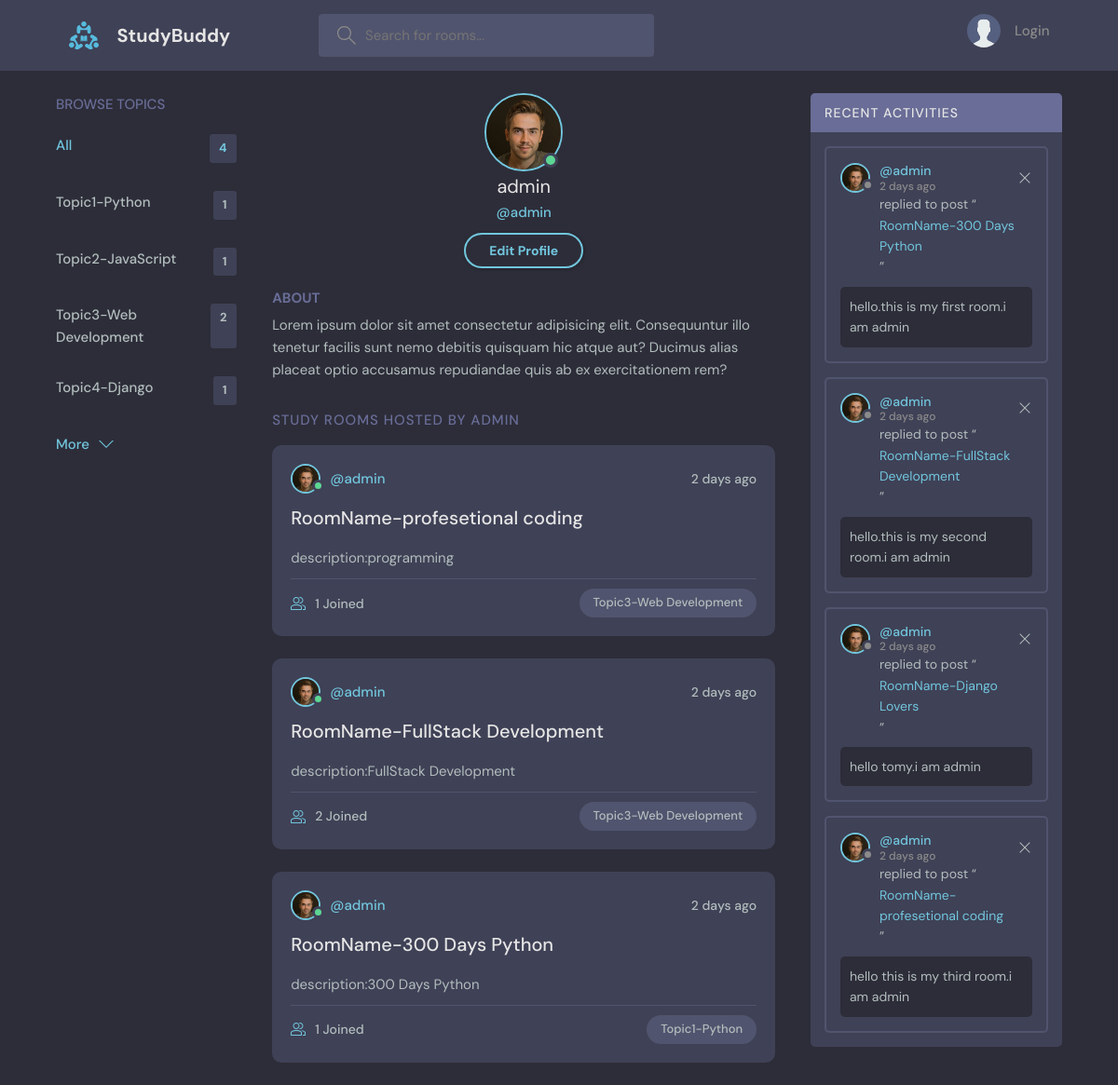
Screenshot of /user-profile/1/ with the database file from the repository.
### base/models.py (models this page shows, shortened)
class Topic(models.Model):
    name=models.CharField(max_length=200)

class User(AbstractUser):
    name=models.CharField(max_length=200)
    bio=models.TextField(null=True)
    avatar=models.ImageField(default='avatar.svg',null=True)
    email=models.EmailField(unique=True,null=True)

class Room(models.Model):
    host=models.ForeignKey(User,on_delete=models.SET_NULL,null=True)
    topic=models.ForeignKey(Topic,on_delete=models.SET_NULL,null=True)
    name=models.CharField(max_length=200)
    description=models.TextField(null=True,blank=True)
    participants=models.ManyToManyField(User,related_name='participants',blank=True)
    created=models.DateTimeField(auto_now_add=True)
    updated=models.DateTimeField(auto_now=True)
    class Meta:
        ordering=['-created','-updated']

class Message(models.Model):
    user=models.ForeignKey(User,on_delete=models.CASCADE)
    room=models.ForeignKey(Room,on_delete=models.CASCADE)
    body=models.TextField()
    created=models.DateTimeField(auto_now_add=True)
    updated=models.DateTimeField(auto_now=True)
    def __str__(self):
        return self.body[0:50]

### base/views.py (the view)
# urls.py: path('user-profile/<str:pk>/',views.uesrProfile,name='profile'),
def uesrProfile(request,pk):
    user=User.objects.get(id=pk)
    topics=Topic.objects.all()
    rooms=user.room_set.all()
    room_messages=user.message_set.all()
    context={'topics':topics,'rooms':rooms,'room_messages':room_messages,'user':user}
    return render(request,'base/profile.html',context)

### base/templates/base/profile.html (shortened to what this page needs)
{% extends 'main.html' %}
{% block content %}
  <main class="profile-page layout layout--3">
    <div class="container">
      {% include 'base/topics_component.html' %}
      <div class="roomList">
        <div class="profile">
          <div class="profile__avatar">
            <div class="avatar avatar--large active">
              <img src="{{user.avatar.url}}" />
            </div>
          </div>
          <div class="profile__info">
            <h3>{{user.username}}</h3>
            <p>@{{user}}</p>
            <a href="{% url 'update-user' %}" class="btn btn--main btn--pill">Edit Profile</a>
          </div>
          <div class="profile__about">
            <h3>About</h3>
            <p>
              Lorem ipsum dolor sit amet consectetur adipisicing elit. Consequuntur illo tenetur
              facilis sunt nemo debitis quisquam hic atque aut? Ducimus alias placeat optio
              accusamus repudiandae quis ab ex exercitationem rem?
            </p>
          </div>
        </div>
        <div class="roomList__header">
          <div>
            <h2>Study Rooms Hosted by {{user.username}}</a>
            </h2>
          </div>
        </div>
        {% for room in rooms %}
        <div class="roomListRoom">
          <div class="roomListRoom__header">
            <a href="{% url 'profile' room.host.id %}" class="roomListRoom__author">
              <div class="avatar avatar--small active">
                <img src="{{room.host.avatar.url}}" />
              </div>
              <span>@{{room.host.username}}</span>
            </a>
            <div class="roomListRoom__actions">
              <span>{{room.created|timesince}} ago</span>
            </div>
          </div>
          <div class="roomListRoom__content">
            <a href="{% url 'room' room.id %}">{{room.name}}</a>
            <p>
             {{room.description}}
            </p>
          </div>
          <div class="roomListRoom__meta">
            <a class="roomListRoom__joined">
              {{room.participants.count}} Joined
            </a>
            <p class="roomListRoom__topic">{{room.topic.name}}</p>
          </div>
        </div>
        {% endfor %}
      </div>
      {% include 'base/activity_component.html' %}
    </div>
  </main>
{% endblock content %}

### base/templates/main.html (shortened to what this page needs)
{% load static %}
{% include 'navbar.html' %}
<!DOCTYPE html>
<html lang="en">
  <head>
    <link rel="stylesheet" href="{% static 'styles/style.css' %}" />
  </head>
  <body>
  </body>
  {% block content %}
  {% endblock content %}
</html>

### base/templates/navbar.html (shortened to what this page needs)
{% load static %}
<header class="header header--loggedIn">
    <div class="container">
      <a href="/" class="header__logo">
        <img src="{% static 'images/logo.svg' %}" />
        <h1>StudyBuddy</h1>
      </a>
      <form class="header__search">
        <label>
          <input placeholder="Search for rooms..." />
        </label>
      </form>
      <nav class="header__menu">
        {% if request.user.is_authenticated %}
        <div class="header__user">
          <a href="{% url 'profile' request.user.id %}">
            <div class="avatar avatar--medium active">
              <img src="{{request.user.avatar.url}}" />
            </div>
            <p>{{request.user.username}}<span>@{{request.user}}</span></p>
          </a>
          <button class="dropdown-button">
            <svg version="1.1" xmlns="http://www.w3.org/2000/svg" width="32" height="32" viewBox="0 0 32 32">
              <title>chevron-down</title>
              <path d="M16 21l-13-13h-3l16 16 16-16h-3l-13 13z"></path>
            </svg>
          </button>
        </div>
        <div class="dropdown-menu">
          <a href="{% url 'update-user' %}" class="dropdown-link"
            ><svg version="1.1" xmlns="http://www.w3.org/2000/svg" width="32" height="32" viewBox="0 0 32 32">
              <title>tools</title>
              <path
                d="M27.465 32c-1.211 0-2.35-0.471-3.207-1.328l-9.392-9.391c-2.369 0.898-4.898 0.951-7.355 0.15-3.274-1.074-5.869-3.67-6.943-6.942-0.879-2.682-0.734-5.45 0.419-8.004 0.135-0.299 0.408-0.512 0.731-0.572 0.32-0.051 0.654 0.045 0.887 0.277l5.394 5.395 3.586-3.586-5.394-5.395c-0.232-0.232-0.336-0.564-0.276-0.887s0.272-0.596 0.572-0.732c2.552-1.152 5.318-1.295 8.001-0.418 3.274 1.074 5.869 3.67 6.943 6.942 0.806 2.457 0.752 4.987-0.15 7.358l9.392 9.391c0.844 0.842 1.328 2.012 1.328 3.207-0 2.5-2.034 4.535-4.535 4.535zM15.101 19.102c0.26 0 0.516 0.102 0.707 0.293l9.864 9.863c0.479 0.479 1.116 0.742 1.793 0.742 1.398 0 2.535-1.137 2.535-2.535 0-0.668-0.27-1.322-0.742-1.793l-9.864-9.863c-0.294-0.295-0.376-0.74-0.204-1.119 0.943-2.090 1.061-4.357 0.341-6.555-0.863-2.631-3.034-4.801-5.665-5.666-1.713-0.561-3.468-0.609-5.145-0.164l4.986 4.988c0.391 0.391 0.391 1.023 0 1.414l-5 5c-0.188 0.188-0.441 0.293-0.707 0.293s-0.52-0.105-0.707-0.293l-4.987-4.988c-0.45 1.682-0.397 3.436 0.164 5.146 0.863 2.631 3.034 4.801 5.665 5.666 2.2 0.721 4.466 0.604 6.555-0.342 0.132-0.059 0.271-0.088 0.411-0.088z"
              ></path>
            </svg>
            Settings</a
          >
          <a href="{% url 'logout' %}" class="dropdown-link"
            ><svg version="1.1" xmlns="http://www.w3.org/2000/svg" width="32" height="32" viewBox="0 0 32 32">
              <title>sign-out</title>
              <path
                d="M3 0h22c0.553 0 1 0 1 0.553l-0 3.447h-2v-2h-20v28h20v-2h2l0 3.447c0 0.553-0.447 0.553-1 0.553h-22c-0.553 0-1-0.447-1-1v-30c0-0.553 0.447-1 1-1z"
              ></path>
              <path
                d="M21.879 21.293l1.414 1.414 6.707-6.707-6.707-6.707-1.414 1.414 4.293 4.293h-14.172v2h14.172l-4.293 4.293z"
              ></path>
            </svg>
            Logout</a
          >
        </div>
        {% else %}
        <a href="{% url 'login' %}">
          <img src="{% static 'images/avatar.svg' %}" />
          <p>Login</p>
        </a>
        {% endif %}
      </nav>
    </div>
  </header>

### base/templates/base/topics_component.html
<div class="topics">
    <div class="topics__header">
      <h2>Browse Topics</h2>
    </div>
    <ul class="topics__list">
      <li>
        <a href="/" class="active">All <span>{{topics.count}}</span></a>
      </li>
      {% for topic in topics %}
      <li>
        <a href="{% url 'home' %}?q={{topic.name}}">{{topic.name}} <span>{{topic.room_set.all.count}}</span></a>
      </li>
      {% endfor %}
    </ul>
    <a class="btn btn--link" href="topics.html">
      More
      <svg version="1.1" xmlns="http://www.w3.org/2000/svg" width="32" height="32" viewBox="0 0 32 32">
        <title>chevron-down</title>
        <path d="M16 21l-13-13h-3l16 16 16-16h-3l-13 13z"></path>
      </svg>
    </a>
  </div>

### base/templates/base/activity_component.html
<div class="activities">
          <div class="activities__header">
            <h2>Recent Activities</h2>
          </div>
          {% for message in room_messages %}
          <div class="activities__box">
            <div class="activities__boxHeader roomListRoom__header">
              <a href="profile.html" class="roomListRoom__author">
                <div class="avatar avatar--small">
                  <img src="{{message.user.avatar.url}}" />
                </div>
                <p>
                  @{{message.user.username}}
                  <span>{{message.created|timesince}} ago</span>
                </p>
              </a>
              <div class="roomListRoom__actions">
                <a href="#">
                  <svg version="1.1" xmlns="http://www.w3.org/2000/svg" width="32" height="32" viewBox="0 0 32 32">
                    <title>remove</title>
                    <path
                      d="M27.314 6.019l-1.333-1.333-9.98 9.981-9.981-9.981-1.333 1.333 9.981 9.981-9.981 9.98 1.333 1.333 9.981-9.98 9.98 9.98 1.333-1.333-9.98-9.98 9.98-9.981z"
                    ></path>
                  </svg>
                </a>
              </div>
            </div>
            <div class="activities__boxContent">
              <p>replied to post “<a href="room.html">{{message.room.name}}</a>”</p>
              <div class="activities__boxRoomContent">
                {{message}}
              </div>
            </div>
          </div>
          {% endfor %}
        </div>

### rows the page displays
Topic: name "Topic1-Python", room_set.all.count "1"
Topic: name "Topic2-JavaScript", room_set.all.count "1"
Topic: name "Topic3-Web Development", room_set.all.count "2"
Topic: name "Topic4-Django", room_set.all.count "1"
User: avatar (picture), username "admin", username "ADMIN"
Room: host.avatar (picture), host.username "admin", created "2 days", name "RoomName-profesetional coding", description "description:programming", participants.count "1", topic.name "Topic3-Web Development"
Room: host.avatar (picture), host.username "admin", created "2 days", name "RoomName-FullStack Development", description "description:FullStack Development", participants.count "2", topic.name "Topic3-Web Development"
Room: host.avatar (picture), host.username "admin", created "2 days", name "RoomName-300 Days Python", description "description:300 Days Python", participants.count "1", topic.name "Topic1-Python"
Message: user.avatar (picture), user.username "admin", created "2 days", room.name "RoomName-300 Days Python", body "hello.this is my first room.i am admin"
Message: user.avatar (picture), user.username "admin", created "2 days", room.name "RoomName-FullStack Development", body "hello.this is my second room.i am admin"
Message: user.avatar (picture), user.username "admin", created "2 days", room.name "RoomName-Django Lovers", body "hello tomy.i am admin"
Message: user.avatar (picture), user.username "admin", created "2 days", room.name "RoomName-profesetional coding", body "hello this is my third room.i am admin"

### other values shown
{{ topics.count }} "4"
